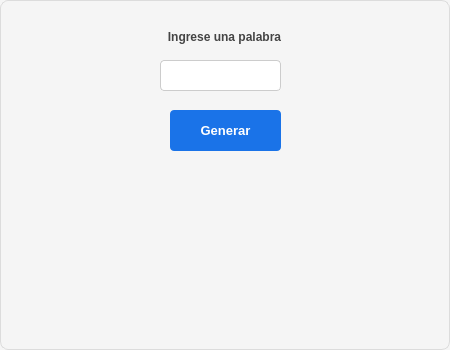
<?xml version="1.0" encoding="UTF-8"?>
<ui version="4.0">
 <class>Dialog</class>
 <widget class="QDialog" name="Dialog">
  <property name="geometry">
   <rect>
    <x>0</x>
    <y>0</y>
    <width>450</width>
    <height>350</height>
   </rect>
  </property>
  <property name="font">
   <font>
    <pointsize>10</pointsize>
   </font>
  </property>
  <property name="windowTitle">
   <string>Palabra letra a letra</string>
  </property>
  <property name="styleSheet">
   <string notr="true">/* Estilo general del diálogo */
QDialog {
    background-color: #f5f5f5;   /* Fondo claro */
    border: 1px solid #dcdcdc;   /* Borde sutil */
    border-radius: 8px;          /* Esquinas suaves */
    color: #333333;              /* Texto neutro */
}

/* Etiquetas */
QLabel {
    color: #444444;              /* Gris oscuro para contraste */
    padding: 4px;
}

/* Campos de texto */
QLineEdit {
    background-color: #ffffff;   /* Fondo blanco */
    border: 1px solid #cccccc;   /* Borde suave */
    border-radius: 4px;
    padding: 6px;
    selection-background-color: #87cefa; /* Azul claro al seleccionar */
    selection-color: #000000;
}

QLineEdit:focus {
    border: 1px solid #1a73e8;   /* Azul corporativo al enfocar */
    background-color: #fafafa;
}

/* Botones */
QPushButton {
    background-color: #1a73e8;   /* Azul profesional */
    color: #ffffff;
    border: none;
    border-radius: 4px;
    padding: 8px 14px;
    font-weight: bold;
}

QPushButton:hover {
    background-color: #1669c1;   /* Azul más intenso al pasar el cursor */
}

QPushButton:pressed {
    background-color: #0d47a1;   /* Azul profundo al presionar */
}

QPushButton:disabled {
    background-color: #e0e0e0;   /* Gris claro para deshabilitado */
    color: #888888;
}
</string>
  </property>
  <widget class="QLabel" name="label">
   <property name="geometry">
    <rect>
     <x>14</x>
     <y>16</y>
     <width>421</width>
     <height>41</height>
    </rect>
   </property>
   <property name="font">
    <font>
     <weight>75</weight>
     <bold>true</bold>
    </font>
   </property>
   <property name="text">
    <string>Ingrese una palabra</string>
   </property>
   <property name="alignment">
    <set>Qt::AlignCenter</set>
   </property>
  </widget>
  <widget class="QLineEdit" name="ent_p">
   <property name="geometry">
    <rect>
     <x>160</x>
     <y>60</y>
     <width>121</width>
     <height>31</height>
    </rect>
   </property>
  </widget>
  <widget class="QPushButton" name="btn_generar">
   <property name="geometry">
    <rect>
     <x>170</x>
     <y>110</y>
     <width>111</width>
     <height>41</height>
    </rect>
   </property>
   <property name="text">
    <string>Generar</string>
   </property>
  </widget>
  <widget class="QLabel" name="lbl_resultado">
   <property name="geometry">
    <rect>
     <x>10</x>
     <y>160</y>
     <width>431</width>
     <height>181</height>
    </rect>
   </property>
   <property name="font">
    <font>
     <pointsize>8</pointsize>
    </font>
   </property>
   <property name="text">
    <string/>
   </property>
  </widget>
 </widget>
 <resources/>
 <connections/>
</ui>
